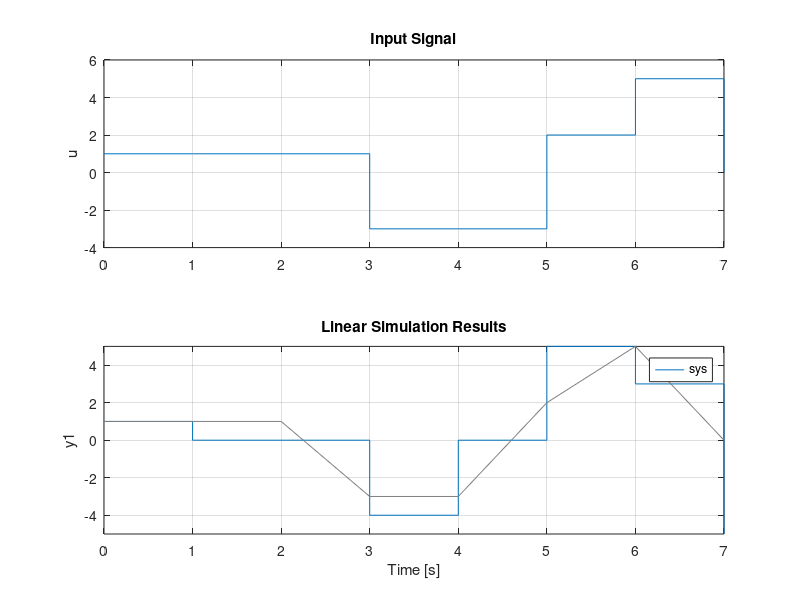

MATLAB code to generate this figure:
%
% cd_plot1.m
%

clear;

T = 1;  % time step

D1 = tf([1], [1 0], T, 'inname', 'y1', 'outname', 'v1');
D2 = tf([1], [1 0], T, 'inname', 'r1', 'outname', 'q1');
sum1 = sumblk('y1 = u1 - r1');
sum2 = sumblk('r1 = v1 + q1');
sys = connect(D1, D2, sum1, sum2, 'u1', 'y1');

u = [1 1 1 -3 -3 2 5 0];
t = 0:(size(u,2)-1);  % start at zero

figure;
subplot(2,1,1);
stairs(t,u);
grid on;
axis auto;
title('Input Signal');
ylabel('u');

subplot(2,1,2);
lsim(sys, u);
grid on;
axis auto;

print('cd_plot1.eps', '-color', '-deps2');
